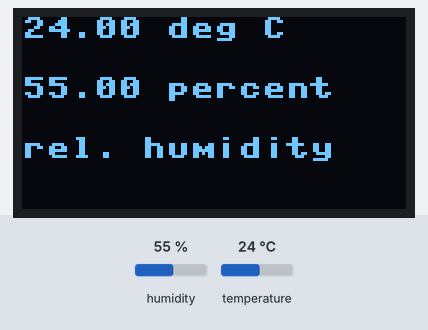
A program run on a simulated ESP32 board running MicroPython. Shown: 128×64 one-colour display. The inputs (shaded band) are chosen by the test bench; at power-on: humidity 55 %, temperature 24 °C. Library files of the repository ran but are not shown: ssd1306.py.

Above: at 1.3 s.
1.4 s: humidity set to 22 %
At 11.3 s:
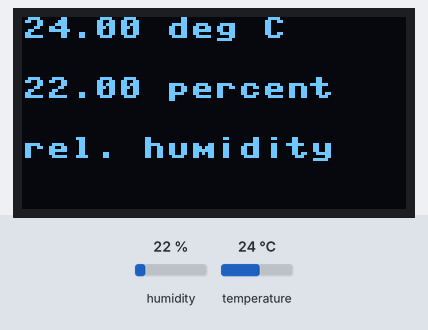
12.0 s: temperature set to 12 °C
At 21.1 s:
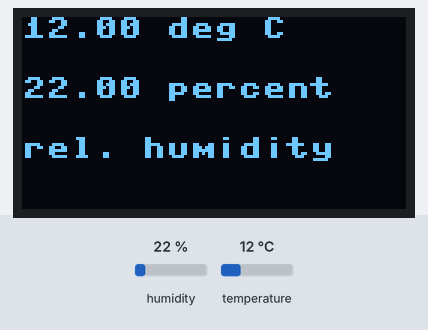
22.2 s: humidity set to 40 %
At 32.2 s:
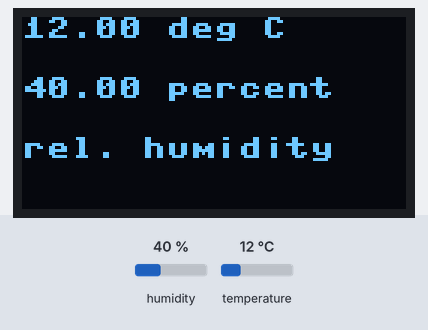
32.5 s: temperature set to 19 °C
Timing chart, 0 to 35.5 s (numbered marks = the images above; inputs shaded):
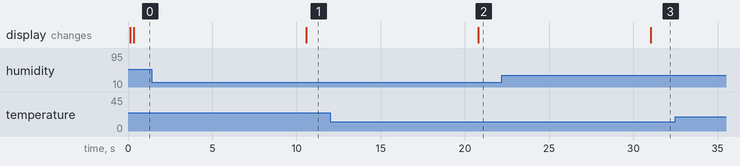

The program:

hdc1080.py
```python
# Test hdc1080 sensor (humidity and temperature) and display data on OLED

from machine import Pin, I2C
import sys
import time
# Lib for the OLED display:
import ssd1306

# Data sheet of the sensor:
# https://www.ti.com/lit/ds/symlink/hdc1080.pdf

# Standard address of the HDC sensor on ESP32:
HDC_ADDR = 64
# Standard address of the OLED Display:
OLED_ADDR = 61

# Registers storing temperature and humidity (data sheet):
TMP_REG = 0x00
HUM_REG = 0x01

# Connect
# scl (yellow cable, clock) and
# sda (green cable, data) to any
# two output pins and set the constants accordingly:
SCL = 32
SDA = 14

# Create the bus
i2c = I2C(scl=Pin(SCL, Pin.OUT, Pin.PULL_UP), sda=Pin(SDA, Pin.OUT, Pin.PULL_UP), freq=100000)

# Check wether the sensor is connected under the standard address:
if HDC_ADDR not in i2c.scan():
    print('HDC 1080 not found at 7 bit address 64.')
    print('Found devices at: ' + str(i2c.scan()) )
    sys.exit()

if OLED_ADDR not in i2c.scan():
    print('Display not found at 7 bit address 61.')
    print('Found devices at: ' + str(i2c.scan()) )
    sys.exit()
else:
    display = ssd1306.SSD1306_I2C(128, 64, i2c, addr=OLED_ADDR)

while True:
    # Point to temperature register:
    i2c.writeto(HDC_ADDR, bytearray([TMP_REG]))
    # Hold on (conversion time, data sheet):
    time.sleep(0.0635)
    # Read two bytes:
    tmp_bytes = i2c.readfrom(HDC_ADDR, 2)
    # Convert to temperature (formula from data sheet):
    tmp_deg_c = (int.from_bytes(tmp_bytes, 'big') / 2**16) * 165 - 40

    # Point to humidity register:
    i2c.writeto(HDC_ADDR, bytearray([HUM_REG]))
    # Hold on (conversion time, data sheet):
    time.sleep(0.065)
    # Read two bytes:
    hum_bytes = i2c.readfrom(HDC_ADDR, 2)
    # Convert to percent relative humidity (formula from data sheet):
    hum_p_rel = (int.from_bytes(hum_bytes, 'big') / 2**16) * 100

    # Print results:
    display.text('{:.2f} deg C'.format(tmp_deg_c), 0, 0, 1)
    display.text('{:.2f} percent'.format(hum_p_rel), 0, 20, 1)
    display.text('rel. humidity', 0, 40, 1)
    display.show()
    time.sleep(10)
    display.fill(0)
```

Measured:
- after the input at 1.4 s, the display: changes after 9.2 s (image 1)
- after the input at 12.0 s, the display: changes after 8.8 s (image 2)
- after the input at 22.2 s, the display: changes after 8.8 s (image 3)
